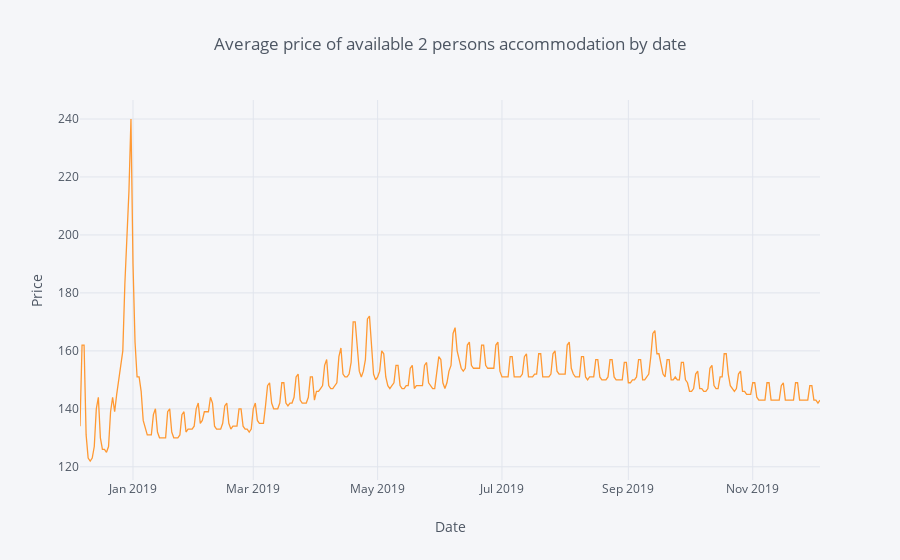

Write notebook code for a chart like this one.
### Markdown cell above
## 4.7 Precio medio por día

A continuación, verá el precio promedio de todos los alojamientos para 2 personas marcados como disponibles por fecha. El pico del precio promedio de 240 euros es el 31 de diciembre y el patrón cíclico se debe a precios más altos en los fines de semana. Sin embargo, sospecho que los precios para fechas más lejanas en el tiempo aún no están actualizados y probablemente sean precios predeterminados. Esto podría dar lugar a que el anfitrión no acepte una reserva si se da cuenta de que alguien está intentando reservar algo en una fecha que debería haber sido más cara de lo habitual. Este gráfico es **interactivo** y, al pasar el cursor sobre los puntos, se mostrará una información sobre herramientas con el precio promedio y el día de la semana por fecha.

### Code cell
average_price = calendar[(calendar.available == "t") & (calendar.accommodates == 2)].groupby(['date']).mean().astype(np.int64).reset_index()
average_price['weekday'] = average_price['date'].dt.day_name()
average_price = average_price.set_index('date')

average_price.iplot(y='price', mode='lines', xTitle='Date', yTitle='Price',
    text='weekday', title='Average price of available 2 persons accommodation by date')

### Figure 1 — Plotly figure (JSON) as saved in the notebook; plotly's stock layout.template omitted (floating-point values rounded to 4 significant figures; data arrays with more than 128 entries replaced by an {"elided": "..."} marker saying what was removed)
{"data": [{"line": {"color": "rgba(255, 153, 51, 1.0)", "dash": "solid", "shape": "linear", "width": 1.3}, "mode": "lines", "name": "price", "text": {"elided": "364 str values"}, "type": "scatter", "uid": "43ba2e75-3326-4675-b7af-0fd39e85791a", "x": {"elided": "364 str values"}, "y": {"elided": "364 int values"}}], "layout": {"legend": {"bgcolor": "#F5F6F9", "font": {"color": "#4D5663"}}, "paper_bgcolor": "#F5F6F9", "plot_bgcolor": "#F5F6F9", "title": {"font": {"color": "#4D5663"}, "text": "Average price of available 2 persons accommodation by date"}, "xaxis": {"gridcolor": "#E1E5ED", "showgrid": true, "tickfont": {"color": "#4D5663"}, "title": {"font": {"color": "#4D5663"}, "text": "Date"}, "zerolinecolor": "#E1E5ED"}, "yaxis": {"gridcolor": "#E1E5ED", "showgrid": true, "tickfont": {"color": "#4D5663"}, "title": {"font": {"color": "#4D5663"}, "text": "Price"}, "zerolinecolor": "#E1E5ED"}}}
